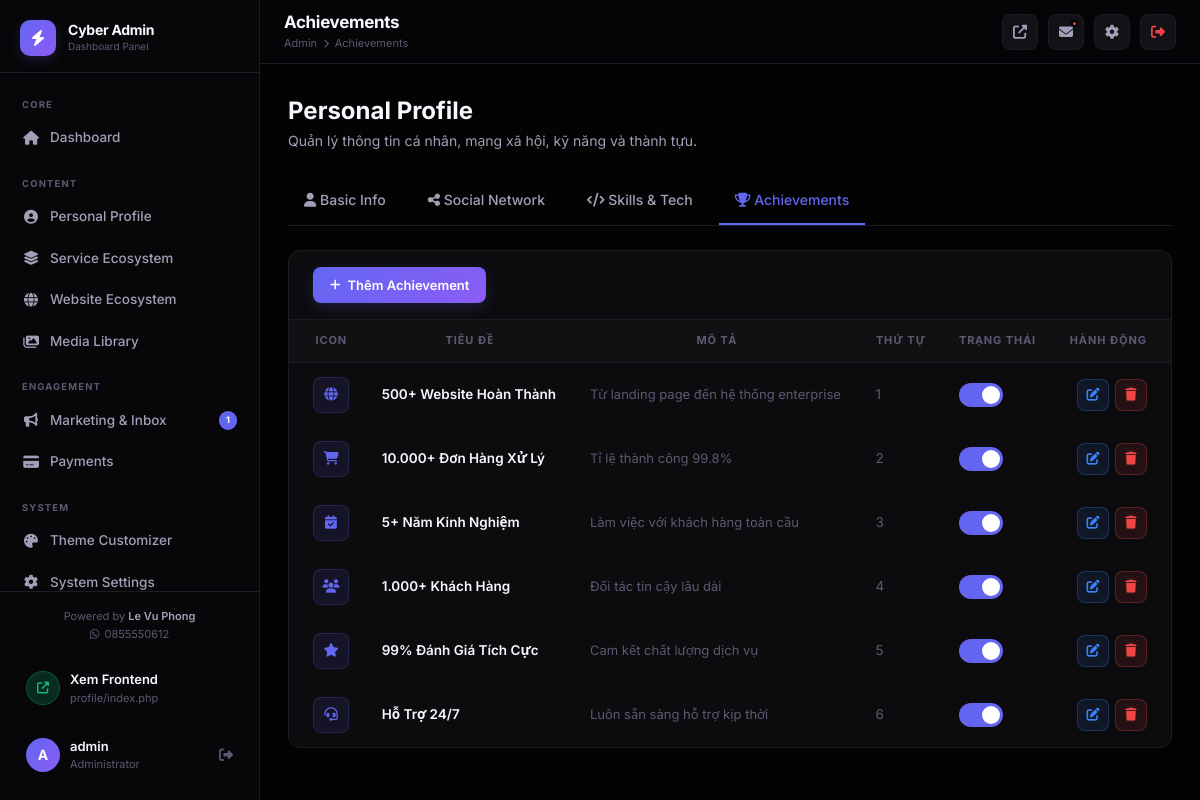
Page /admin/pages/achievements.php (signed in) on the committed database.
### tables this page shows
CREATE TABLE `users` (
  `id` int(10) unsigned NOT NULL AUTO_INCREMENT,
  `username` varchar(100) NOT NULL,
  `password` varchar(255) NOT NULL,
  `email` varchar(255) NOT NULL,
  `avatar` varchar(500) DEFAULT '',
  `remember_token` varchar(255) DEFAULT NULL,
  `created_at` timestamp NOT NULL DEFAULT current_timestamp(),
  PRIMARY KEY (`id`),
  UNIQUE KEY `username` (`username`)
);

CREATE TABLE `achievements` (
  `id` int(10) unsigned NOT NULL AUTO_INCREMENT,
  `icon_class` varchar(200) NOT NULL,
  `title` varchar(300) NOT NULL,
  `content` varchar(500) DEFAULT '',
  `sort_order` int(11) DEFAULT 0,
  `status` tinyint(1) DEFAULT 1,
  `created_at` timestamp NOT NULL DEFAULT current_timestamp(),
  PRIMARY KEY (`id`)
);

### config/database.php (called while the page is built, shortened)
<?php
class Database {
    private static ?PDO $instance = null;
    public static function getInstance(): PDO {
        if (self::$instance === null) {
            $dsn = "mysql:host=" . DB_HOST . ";dbname=" . DB_NAME . ";charset=" . DB_CHARSET;
            $options = [
                PDO::ATTR_ERRMODE            => PDO::ERRMODE_EXCEPTION,
                PDO::ATTR_DEFAULT_FETCH_MODE => PDO::FETCH_ASSOC,
                PDO::ATTR_EMULATE_PREPARES   => false,
            ];
            try {
                self::$instance = new PDO($dsn, DB_USER, DB_PASS, $options);
            } catch (PDOException $e) {
                http_response_code(500);
                die(json_encode(['error' => 'Database connection failed.']));
            }
        }
        return self::$instance;
    }
}
function db(): PDO {
    return Database::getInstance();
}

### admin/includes/auth.php (called while the page is built, shortened)
<?php
require_once dirname(__DIR__, 2) . '/includes/functions.php';
function getAdminUser(): array {
    $stmt = db()->prepare("SELECT id, username, email, avatar FROM users WHERE id = ?");
    $stmt->execute([$_SESSION['admin_id']]);
    return $stmt->fetch() ?: [];
}

### includes/functions.php (called while the page is built, shortened)
<?php
require_once __DIR__ . '/../config/database.php';
function e(string $str): string {
    return htmlspecialchars($str, ENT_QUOTES, 'UTF-8');
}

### admin/pages/achievements.php (the view, shortened to what this page needs)
<?php
require_once dirname(__DIR__) . '/includes/auth.php';
$page = max(1,(int)($_GET['page']??1));
$perPage = 15;
$where = '1=1'; $params = [];
$stmt=db()->prepare("SELECT * FROM achievements WHERE $where ORDER BY sort_order ASC, id ASC LIMIT $perPage OFFSET ".(($page-1)*$perPage));
$stmt->execute($params);$rows=$stmt->fetchAll();
include dirname(__DIR__).'/includes/head.php';
include dirname(__DIR__).'/includes/sidebar.php';
include dirname(__DIR__).'/includes/topbar.php';
?>
<div class="admin-main"><div class="content-area">
<div style="margin-bottom: 24px;">
  <h1 style="font-size: 24px; font-weight: 700;">Personal Profile</h1>
  <p style="color: var(--text-2); font-size: 14px;">Quản lý thông tin cá nhân, mạng xã hội, kỹ năng và thành tựu.</p>
</div>
<div class="cms-tabs">
  <a href="profile.php" class="cms-tab"><i class="fas fa-user"></i> Basic Info</a>
  <a href="socials.php" class="cms-tab"><i class="fas fa-share-alt"></i> Social Network</a>
  <a href="skills.php" class="cms-tab"><i class="fas fa-code"></i> Skills & Tech</a>
  <a href="achievements.php" class="cms-tab active"><i class="fas fa-trophy"></i> Achievements</a>
</div>
<div class="admin-card">
  <div class="table-toolbar"><div class="toolbar-right"><button class="btn btn-primary" onclick="openAddModal()"><i class="fas fa-plus"></i> Thêm Achievement</button></div></div>
  <div class="modern-table-wrap"><table class="modern-table">
    <thead><tr><th>Icon</th><th>Tiêu đề</th><th>Mô tả</th><th>Thứ tự</th><th>Trạng thái</th><th style="text-align:right;">Hành động</th></tr></thead>
    <tbody>
    <?php if(empty($rows)):?><tr><td colspan="6"><div class="empty-state"><i class="fas fa-trophy"></i><h4>Chưa có achievement</h4></div></td></tr>
    <?php else:foreach($rows as $r):?>
    <tr>
      <td><div style="width:36px;height:36px;background:rgba(99,102,241,0.1);border:1px solid rgba(99,102,241,0.2);border-radius:8px;display:flex;align-items:center;justify-content:center;"><i class="<?=e($r['icon_class'])?>" style="color:var(--accent);"></i></div></td>
      <td class="td-primary"><?=e($r['title'])?></td>
      <td style="font-size:13px;color:var(--text-3);"><?=e(mb_strimwidth($r['content'],0,50,'...'))?></td>
      <td style="color:var(--text-3);"><?=$r['sort_order']?></td>
      <td><label class="toggle-wrap"><span class="toggle-switch"><span class="toggle-slider"></span></span></label></td>
      <td><div class="td-actions"><button class="btn btn-xs btn-info btn-icon" onclick="openEditModal(<?= htmlspecialchars(json_encode($r), ENT_QUOTES, 'UTF-8') ?>)"><i class="fas fa-edit"></i></button><button class="btn btn-xs btn-danger btn-icon" onclick="deleteItem('achievements',<?=$r['id']?>,location.href)"><i class="fas fa-trash"></i></button></div></td>
    </tr>
    <?php endforeach;endif;?>
    </tbody>
  </table></div>
</div>
</div></div>
</body></html>

### admin/includes/sidebar.php (shortened to what this page needs)
<?php
$currentPage = basename($_SERVER['PHP_SELF'], '.php');
$currentDir  = basename(dirname($_SERVER['PHP_SELF']));
function navItem(string $href, string $icon, string $label, string $page, string $current, ?int $badge = null): void {
    $active = ($current === $page) ? ' active' : '';
    $badgeHtml = $badge !== null ? "<span class='nav-badge'>$badge</span>" : '';
    echo "<a href='$href' class='nav-item$active'><i class='$icon'></i> $label $badgeHtml</a>";
}
try {
    $unreadContacts = (int)db()->query("SELECT COUNT(*) FROM contacts WHERE is_read=0")->fetchColumn();
    $pendingReviews = (int)db()->query("SELECT COUNT(*) FROM testimonials WHERE approved=0")->fetchColumn();
} catch (\Throwable) {
    $unreadContacts = $pendingReviews = 0;
}
$page = (isset($_GET['page']) ? $_GET['page'] : ($currentDir === 'pages' ? $currentPage : 'dashboard'));
?>
<aside class="admin-sidebar" id="adminSidebar">
  <a href="<?= ADMIN_URL ?>" class="sidebar-logo">
    <div class="logo-icon"><i class="fas fa-bolt"></i></div>
    <div>
      <div class="logo-text">Cyber Admin</div>
      <div class="logo-sub">Dashboard Panel</div>
    </div>
  </a>
  <nav class="sidebar-nav">
    <div class="nav-group">
      <div class="nav-group-label">Core</div>
      <?php navItem(ADMIN_URL, 'fas fa-home', 'Dashboard', 'index', $page); ?>
    </div>
    <div class="nav-group">
      <div class="nav-group-label">Content</div>
    </div>
    <div class="nav-group">
      <div class="nav-group-label">Engagement</div>
      <?php navItem(ADMIN_URL . 'pages/marketing', 'fas fa-bullhorn', 'Marketing & Inbox', 'marketing', $page, ($unreadContacts+$pendingReviews) ?: null); ?>
    </div>
    <div class="nav-group">
      <div class="nav-group-label">System</div>
    </div>
  </nav>
  <div class="sidebar-footer">
    <div style="text-align: center; margin-bottom: 16px; font-size: 11px; color: var(--text-3);">
      Powered by <a href="<?= PROJECT_WEBSITE ?>" target="_blank" style="color: var(--text-2); font-weight: 600; text-decoration: none;"><?= PROJECT_AUTHOR ?></a><br>
      <i class="fab fa-whatsapp" style="margin-right: 2px;"></i> <?= PROJECT_CONTACT ?>
    </div>
    <a href="<?= BASE_URL ?>" target="_blank" class="sidebar-user" style="margin-bottom:8px;">
      <div class="su-avatar" style="background:rgba(16,185,129,0.2);border:1px solid rgba(16,185,129,0.3);">
        <i class="fas fa-external-link-alt" style="font-size:12px;color:#10B981;"></i>
      </div>
      <div>
        <div class="su-name">Xem Frontend</div>
        <div class="su-role">profile/index.php</div>
      </div>
    </a>
    <?php $adminUser = getAdminUser(); ?>
    <div class="sidebar-user">
      <div class="su-avatar"><?= strtoupper(substr($adminUser['username'] ?? 'A', 0, 1)) ?></div>
      <div>
        <div class="su-name"><?= e($adminUser['username'] ?? 'Admin') ?></div>
        <div class="su-role">Administrator</div>
      </div>
      <a href="<?= ADMIN_URL ?>logout.php" class="su-logout" title="Đăng xuất">
        <i class="fas fa-sign-out-alt"></i>
      </a>
    </div>
  </div>
</aside>

### rows in the picture
users: username "A", username "admin"
achievements: title "500+ Website Hoàn Thành", content "Từ landing page đến hệ thống enterprise", sort_order "1"
achievements: title "10.000+ Đơn Hàng Xử Lý", content "Tỉ lệ thành công 99.8%", sort_order "2"
achievements: title "5+ Năm Kinh Nghiệm", content "Làm việc với khách hàng toàn cầu", sort_order "3"
achievements: title "1.000+ Khách Hàng", content "Đối tác tin cậy lâu dài", sort_order "4"
achievements: title "99% Đánh Giá Tích Cực", content "Cam kết chất lượng dịch vụ", sort_order "5"
achievements: title "Hỗ Trợ 24/7", content "Luôn sẵn sàng hỗ trợ kịp thời", sort_order "6"

### other values in the picture
$label "Dashboard Personal Profile Service Ecosystem Website Ecosystem Media Library Marketing & Inbox Payments Theme Customizer System Settings"
$badge "1"
PROJECT_AUTHOR "Le Vu Phong"
PROJECT_CONTACT "0855550612"
$pageTitle "Achievements"
